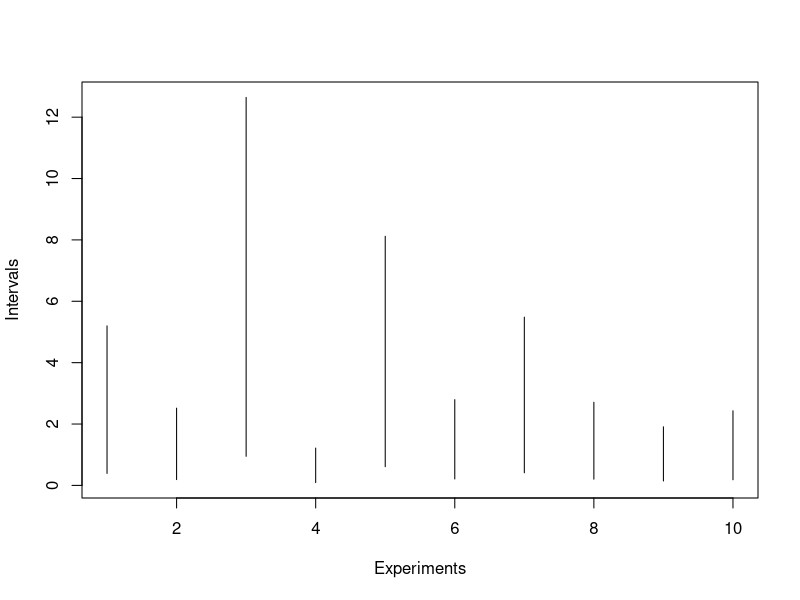
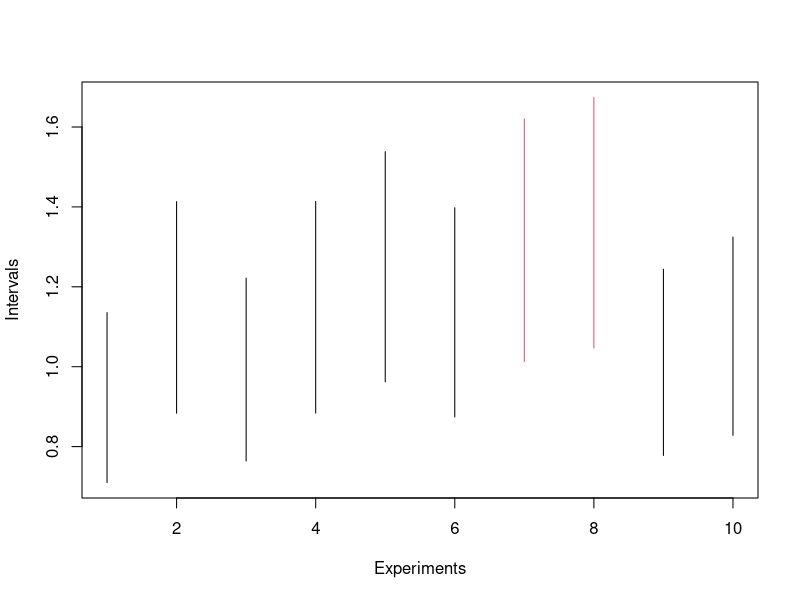
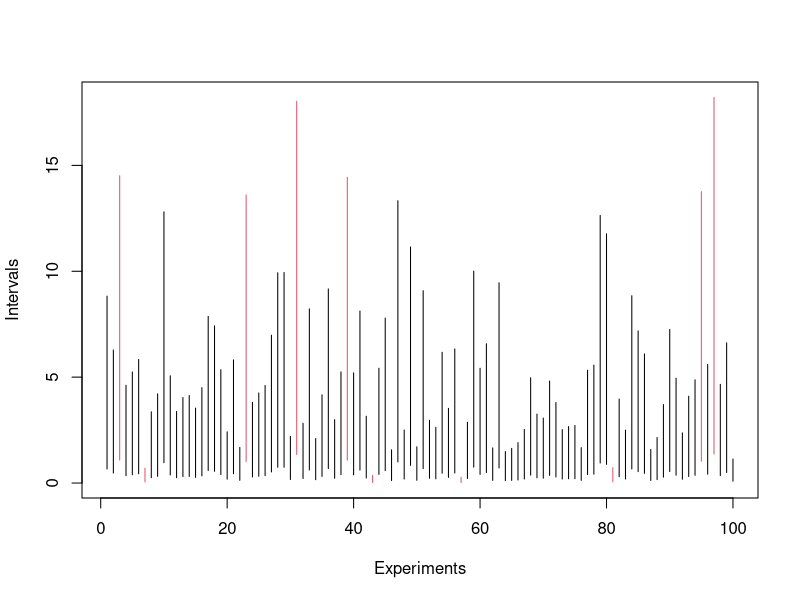
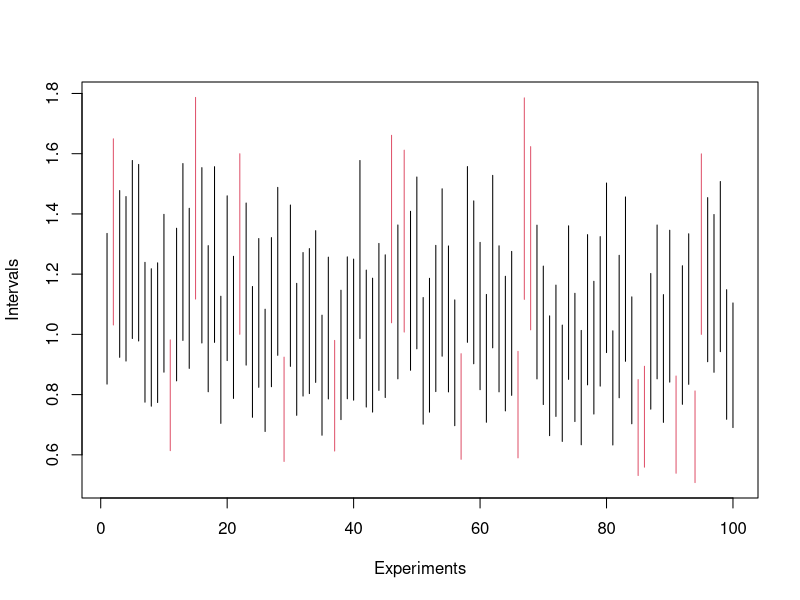

Source code (R) for these figures, in order:
## ---- chunk 1
knitr::opts_chunk$set(echo = TRUE)
## ---- chunk 2
set.seed(1)
## ---- chunk 3

VarianceCI = function(N, n, mean, sdev, alpha=0.05){
  
  upperBound <- numeric(N)
  lowerBound <- numeric(N)
  
  for(i in 1:N){
  
    ## generating random variables
    sample = rnorm(n=n,mean=mean,sd=sdev)
    
    #compute confidence interval:
    upper = qchisq(alpha, n-1)
    lower = qchisq(alpha, n-1,lower.tail = FALSE)
    upperBound[i] = ((n-1)*(sd(sample))^2)/upper
    lowerBound[i] = ((n-1)*(sd(sample))^2)/lower
  
  }
  
  
  # Let us check which confidence interval
  # contains sdev^2 and which does not
  success <- numeric(N) 
  for(i in 1:N){
      if(lowerBound[i] <= sdev^2 
         & upperBound[i] >= sdev^2){
          success[i] <- 1
      }
  }
  # proportion of good confidence intervals:
  print("Proportion of good CI:")
  print(mean(success))
  
  
  # Now plot the confidence intervals,
  # but mark the bad ones:
  intervals <- rbind(lowerBound,upperBound)
  indices <- rbind(1:N,1:N)
  successColor <- ifelse(success==1,1,2)
  matplot(y=intervals,x=indices,
          type="l",lty=1,
          xlab="Experiments",ylab="Intervals",
          col=successColor)
}
## ---- chunk 4
VarianceCI(10, 5, 0, 1)
## ---- chunk 5
VarianceCI(10, 100, 0, 1)
## ---- chunk 6
VarianceCI(100, 5, 0, 1)
## ---- chunk 7
VarianceCI(100, 100, 0, 1)
